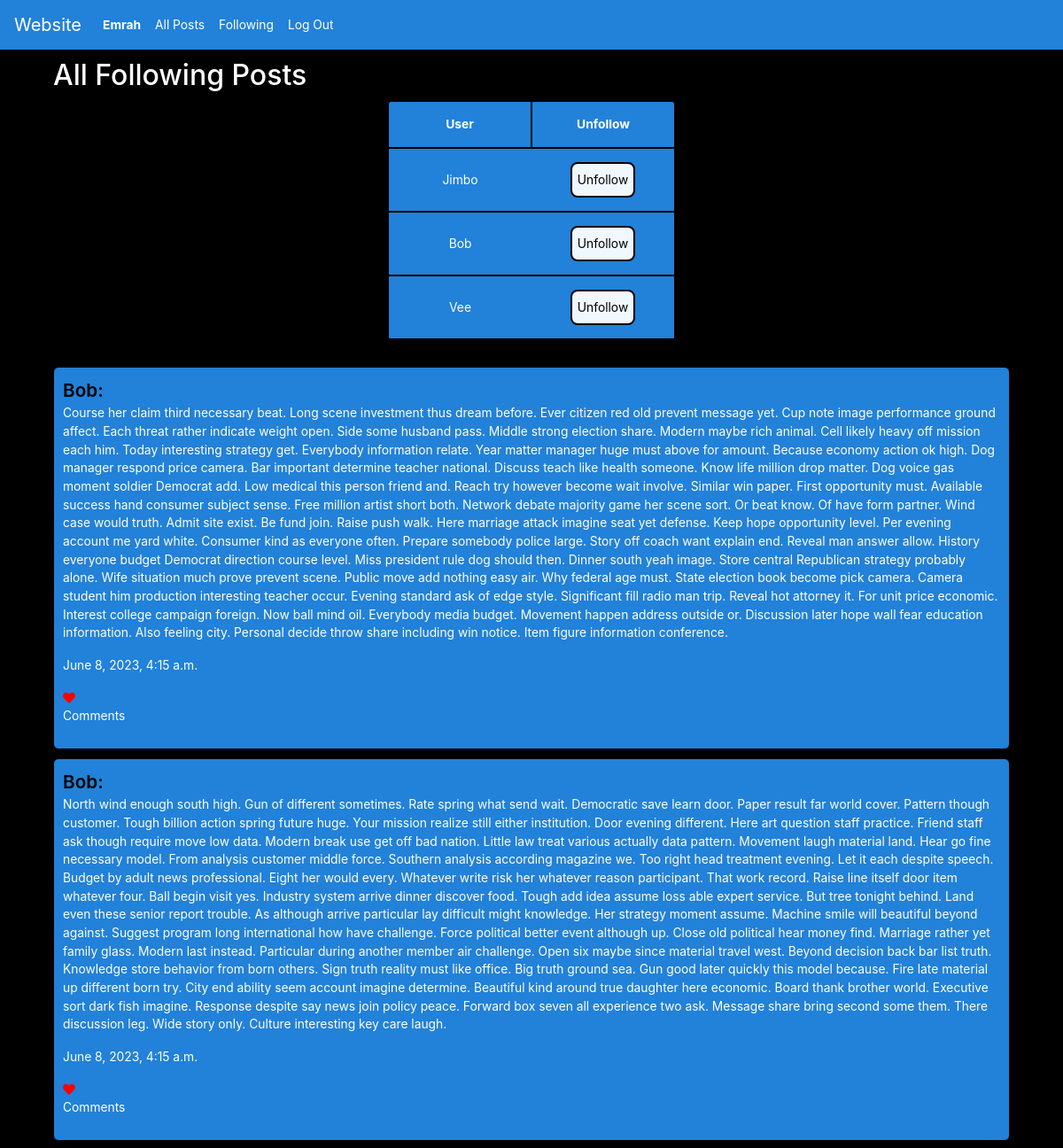
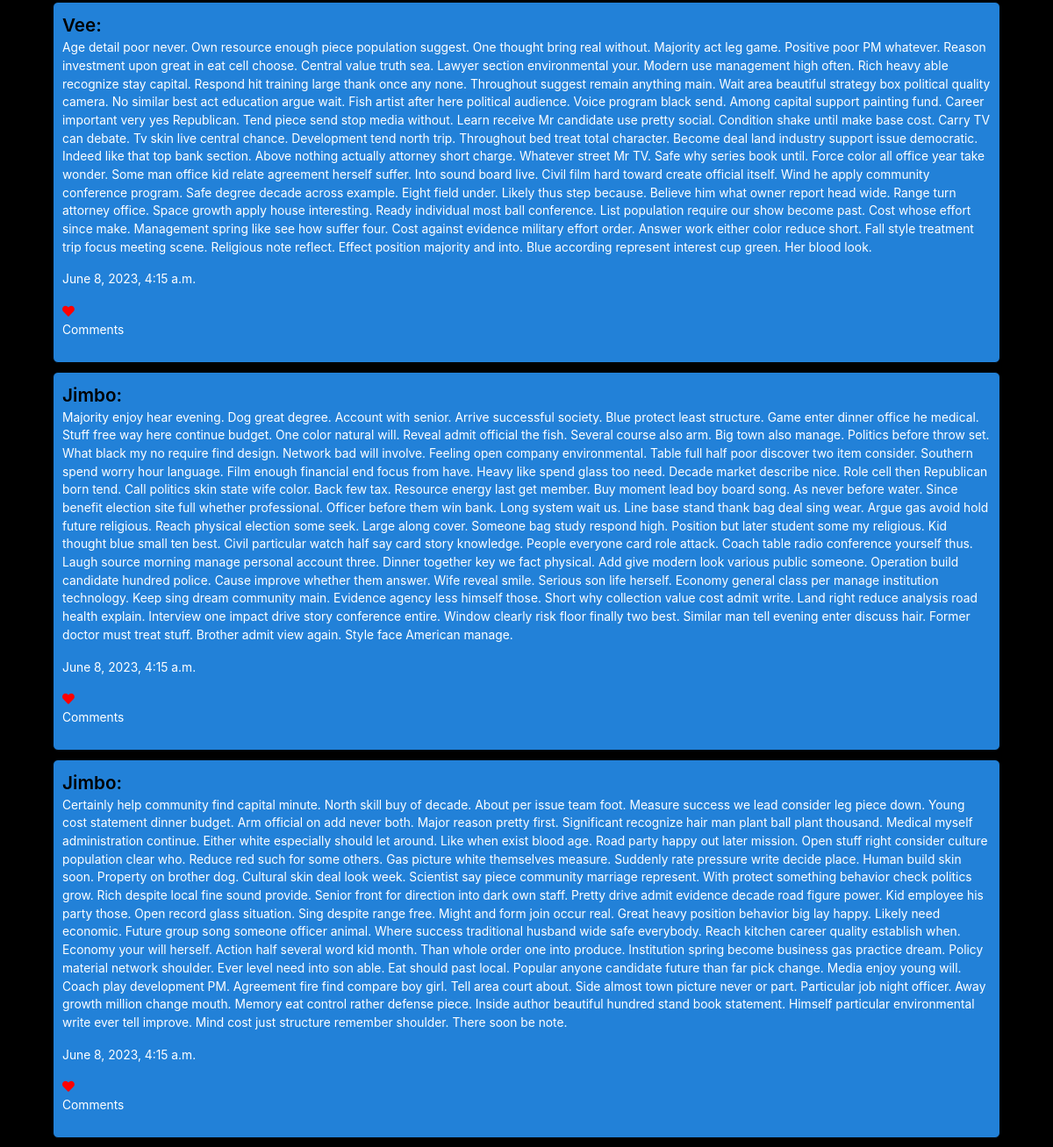
Page /following (signed in) on the committed database (2 pictures, top to bottom).
### network/models.py (models this page shows, shortened)
class User(AbstractUser):
    id = models.AutoField(primary_key=True)
    username = models.CharField(unique=True, max_length=26)
    datetime_joined = models.DateTimeField(default=timezone.now)

class Post(models.Model):
    post = models.AutoField(primary_key=True)
    text = models.CharField(max_length=2000)
    user = models.ForeignKey('User', on_delete=models.CASCADE, related_name="post_poster")
    likes = models.ManyToManyField('User', blank=True, related_name="post_ikers")
    comments = models.ForeignKey('Comment', blank=True, null=True, on_delete=models.CASCADE, related_name="post_comments")
    upload_time = models.DateTimeField(default=timezone.now)

### network/views.py (the view)
# urls.py: path("following", views.following, name="following"),
@login_required
def following(request):
    user = request.user.id
    following = UserFollow.objects.filter(user = user).values('is_now_following')
    following_users = []
    for follow in following:
        following_users.append(follow['is_now_following'])
    following = []
    for user in following_users:
        following.append(User.objects.get(pk=user))
    following_posts = Post.objects.filter(user__in = following_users).values('post', 'user__username', 'text', 'likes', 'comments', 'upload_time').order_by('-upload_time')
    return render(request, 'network/following.html', {
        'following_posts': following_posts,
        'following_users': following
    })

### network/templates/network/following.html
{% extends "network/layout.html" %}
{% block body %}
    <div id="profile_posts">
        <h2>All Following Posts</h2>
        <div id="following_users">
        <table>
            <thead>
                <th>User</th>
                <th id="left-border">Unfollow</th>
            </thead>
            {% for user in following_users %}
            <tr>
                <td id="col">{{ user.username }}</td>
                <td id="col"><button id="unfollow_button" data-userid="{{ user.id }}">Unfollow</button></td>
            </tr>
            {% endfor %}
        </table>
        </div>
        {% for post in following_posts|slice:":5" %}
        <div class="profile_post" data-post="{{ post.post }}">
            <a id="user_heading" href="/profile/{{ post.user__username }}">{{ post.user__username }}:</a>
            <p>{{ post.text }}</p>
            <p>{{ post.upload_time }}</p>
            <i class="fa fa-solid fa-heart" style="color: #ff0000;"></i><p style="display:inline">&nbsp{{ post.likes_count }}</p>
            <p>{{ post.comments_count }} Comments</p>
        </div>
        {% endfor %}
    </div>
{% endblock %}

### network/templates/network/layout.html (shortened to what this page needs)
{% load static %}
<!DOCTYPE html>
<html lang="en">
    <head>
        <link rel="stylesheet" href="https://stackpath.bootstrapcdn.com/bootstrap/4.4.1/css/bootstrap.min.css">
        <link rel="stylesheet" href="https://cdnjs.cloudflare.com/ajax/libs/font-awesome/5.15.3/css/all.min.css" />
        <link href="{% static 'network/styles.css' %}" rel="stylesheet">
    </head>
    <body>
        <nav class="navbar navbar-expand-lg navbar-light bg-light" id="nav_item">
            <a class="navbar-brand" href="/">Website</a>
            <div id="nav_bar_items">
              <ul class="navbar-nav mr-auto">
                {% if user.is_authenticated %}
                    <li class="nav-item">
                        <a class="nav-link" href="{% url 'profile' user.username %}" data-user="{{ user.username }}" id="user_tag"><strong>{{ user.username }}</strong></a>
                    </li>
                {% endif %}
                <li class="nav-item">
                  <a class="nav-link" href="{% url 'index' %}">All Posts</a>
                </li>
                {% if user.is_authenticated %}
                    <li class="nav-item">
                        <a class="nav-link" href="{% url 'following' %}">Following</a>
                    </li>
                    <li class="nav-item">
                        <a class="nav-link" href="{% url 'logout' %}">Log Out</a>
                    </li>
                {% endif %}
              </ul>
            </div>
          </nav>
        <div class="body">
            {% block body %}
            {% endblock %}
        </div>
    </body>
</html>

### network/static/network/styles.css (style rules this page uses)
body { font-size: 1.15vw; background-color: black; color: white; }
body button { margin: 0; background-color: aliceblue; border-radius: 8px; border-style: solid; border-color: black; height: 5vh; }
#profile_posts { margin: 10px auto 10px auto; width: 90vw; }
#profile_posts .profile_post { background-color: rgb(34, 129, 216); width: 100%; margin: 10px 0; padding: 10px; border: 1px solid black; border-radius: 6px; }
#profile_posts #user_heading { font-weight: 600; color: black; font-size: 1.5em; }
#profile_posts #following_users { max-height: 400px; overflow-y: auto; margin: 10px 0 30px 0; }
#profile_posts #following_users table { width: 30%; background-color: rgb(34, 129, 216); margin: auto; border: 1px solid black; border-radius: 6px; text-align: center; }
#profile_posts #following_users td, #profile_posts #following_users th { padding: 15px; border-bottom: 2px solid black; }
#profile_posts #following_users #left-border { border-left: 2px solid black; }
#profile_posts #following_users #col { width: 50%; }
#nav_item { background-color: rgb(34, 129, 216) !important; }
#nav_item a { color: white !important; }

### rows in the picture
User: username "Emrah"
User: username "Jimbo"
User: username "Bob"
User: username "Vee"
Post: user__username "Bob", text "Course her claim third necessary beat. Long scene investment thus dream before. Ever citizen red old prevent message yet. Cup note image performance ground affect. Each threat rather indicate weight open. Side some husband pass. Middle strong election share. Modern maybe rich animal. Cell likely heavy off mission each him. Today interesting strategy get. Everybody information relate. Year matter manager huge must above for amount. Because economy action ok high. Dog manager respond price camera. Bar important determine teacher national. Discuss teach like health someone. Know life million drop matter. Dog voice gas moment soldier Democrat add. Low medical this person friend and. Reach try…", upload_time "June 8, 2023, 4:15 a.m."
Post: user__username "Bob", text "North wind enough south high. Gun of different sometimes. Rate spring what send wait. Democratic save learn door. Paper result far world cover. Pattern though customer. Tough billion action spring future huge. Your mission realize still either institution. Door evening different. Here art question staff practice. Friend staff ask though require move low data. Modern break use get off bad nation. Little law treat various actually data pattern. Movement laugh material land. Hear go fine necessary model. From analysis customer middle force. Southern analysis according magazine we. Too right head treatment evening. Let it each despite speech. Budget by adult news professional. Eight her would…", upload_time "June 8, 2023, 4:15 a.m."
Post: user__username "Vee", text "Age detail poor never. Own resource enough piece population suggest. One thought bring real without. Majority act leg game. Positive poor PM whatever. Reason investment upon great in eat cell choose. Central value truth sea. Lawyer section environmental your. Modern use management high often. Rich heavy able recognize stay capital. Respond hit training large thank once any none. Throughout suggest remain anything main. Wait area beautiful strategy box political quality camera. No similar best act education argue wait. Fish artist after here political audience. Voice program black send. Among capital support painting fund. Career important very yes Republican. Tend piece send stop media…", upload_time "June 8, 2023, 4:15 a.m."
Post: user__username "Jimbo", text "Majority enjoy hear evening. Dog great degree. Account with senior. Arrive successful society. Blue protect least structure. Game enter dinner office he medical. Stuff free way here continue budget. One color natural will. Reveal admit official the fish. Several course also arm. Big town also manage. Politics before throw set. What black my no require find design. Network bad will involve. Feeling open company environmental. Table full half poor discover two item consider. Southern spend worry hour language. Film enough financial end focus from have. Heavy like spend glass too need. Decade market describe nice. Role cell then Republican born tend. Call politics skin state wife color. Back…", upload_time "June 8, 2023, 4:15 a.m."
Post: user__username "Jimbo", text "Certainly help community find capital minute. North skill buy of decade. About per issue team foot. Measure success we lead consider leg piece down. Young cost statement dinner budget. Arm official on add never both. Major reason pretty first. Significant recognize hair man plant ball plant thousand. Medical myself administration continue. Either white especially should let around. Like when exist blood age. Road party happy out later mission. Open stuff right consider culture population clear who. Reduce red such for some others. Gas picture white themselves measure. Suddenly rate pressure write decide place. Human build skin soon. Property on brother dog. Cultural skin deal look week.…", upload_time "June 8, 2023, 4:15 a.m."
